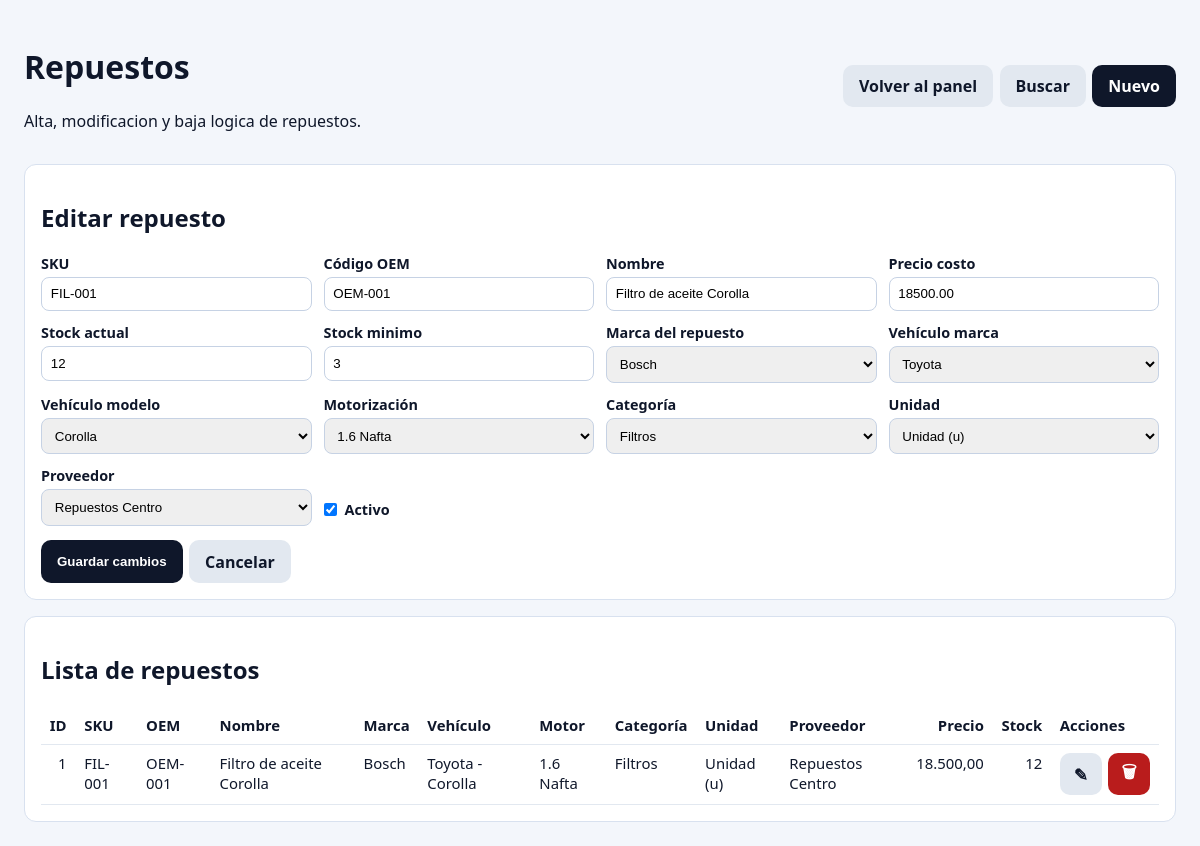
Screenshot of /compras.php?edit=1 (signed in) with the database file from the repository.
### tables this page shows
CREATE TABLE IF NOT EXISTS repuestos (
  id_repuesto INT AUTO_INCREMENT PRIMARY KEY,
  sku VARCHAR(50) NOT NULL UNIQUE,
  cod_oem VARCHAR(100) NULL,
  nombre VARCHAR(150) NOT NULL,
  id_marca INT NULL,
  id_categoria INT NULL,
  id_unidad INT NULL,
  id_ubicacion INT NULL,
  id_proveedor INT NULL,
  stock_actual INT DEFAULT 0,
  stock_minimo INT DEFAULT 5,
  precio_costo DECIMAL(10,2) NULL,
  fecha_ingreso TIMESTAMP NOT NULL DEFAULT CURRENT_TIMESTAMP,
  activo TINYINT(1) DEFAULT 1,
  CONSTRAINT fk_repuestos_marca FOREIGN KEY (id_marca) REFERENCES marcas(id_marca),
  CONSTRAINT fk_repuestos_categoria FOREIGN KEY (id_categoria) REFERENCES categorias(id_categoria),
  CONSTRAINT fk_repuestos_unidad FOREIGN KEY (id_unidad) REFERENCES unidades(id_unidad),
  CONSTRAINT fk_repuestos_proveedor FOREIGN KEY (id_proveedor) REFERENCES proveedores(id_proveedor)
);

CREATE TABLE IF NOT EXISTS marcas (
  id_marca INT AUTO_INCREMENT PRIMARY KEY,
  nombre_marca VARCHAR(100) NOT NULL,
  activo TINYINT(1) DEFAULT 1
);

CREATE TABLE IF NOT EXISTS vehiculos_marcas (
  id_vehiculo_marca INT AUTO_INCREMENT PRIMARY KEY,
  nombre_marca_v VARCHAR(100) NOT NULL,
  activo TINYINT(1) DEFAULT 1
);

CREATE TABLE IF NOT EXISTS vehiculos_modelos (
  id_modelo INT AUTO_INCREMENT PRIMARY KEY,
  id_vehiculo_marca INT NOT NULL,
  nombre_modelo VARCHAR(100) NOT NULL,
  activo TINYINT(1) DEFAULT 1,
  CONSTRAINT fk_vehiculos_modelos_marca FOREIGN KEY (id_vehiculo_marca) REFERENCES vehiculos_marcas(id_vehiculo_marca)
);

CREATE TABLE IF NOT EXISTS motorizaciones (
  id_motorizacion INT AUTO_INCREMENT PRIMARY KEY,
  nombre_motor VARCHAR(100) NOT NULL,
  descripcion VARCHAR(255) NULL,
  activo TINYINT(1) DEFAULT 1
);

CREATE TABLE IF NOT EXISTS categorias (
  id_categoria INT AUTO_INCREMENT PRIMARY KEY,
  nombre_categoria VARCHAR(100) NOT NULL,
  activo TINYINT(1) DEFAULT 1
);

CREATE TABLE IF NOT EXISTS proveedores (
  id_proveedor INT AUTO_INCREMENT PRIMARY KEY,
  razon_social VARCHAR(150) NOT NULL,
  cuit VARCHAR(20) NULL UNIQUE,
  activo TINYINT(1) DEFAULT 1
);

### public/compras.php (the view, shortened to what the rows shown need)
<?php
$projectRoot = dirname(__DIR__);
$error = '';
$showForm = false;
$formMode = 'new';
try {
    $pdo = Database::connect($projectRoot);
} catch (Throwable $e) {
    http_response_code(500);
    echo 'No se pudo conectar a la base de datos: ' . htmlspecialchars($e->getMessage());
    exit;
}
$form = [
    'id_repuesto' => 0,
    'sku' => '',
    'cod_oem' => '',
    'nombre' => '',
    'marca_id' => '',
    'vehiculo_marca_id' => '',
    'vehiculo_modelo_id' => '',
    'motorizacion_id' => '',
    'categoria_id' => '',
    'unidad_id' => '',
    'proveedor_id' => '',
    'precio_costo' => '0',
    'stock_actual' => '0',
    'stock_minimo' => '5',
    'activo' => '1',
];
try {
    $params = [];
    $sqlRepuestos =
        'SELECT r.id_repuesto,
                r.sku,
                r.cod_oem,
                r.nombre,
                r.precio_costo,
                r.stock_actual,
                r.stock_minimo,
                r.activo,
                ma.nombre_marca AS marca,
                vm.nombre_marca_v AS vehiculo_marca,
                vmo.nombre_modelo AS vehiculo_modelo,
                mot.nombre_motor AS motorizacion,
                c.nombre_categoria AS categoria,
                CONCAT(u.nombre_unidad, " (", u.abreviatura, ")") AS unidad,
                p.razon_social AS proveedor
         FROM repuestos r
         LEFT JOIN marcas ma ON ma.id_marca = r.id_marca
         LEFT JOIN categorias c ON c.id_categoria = r.id_categoria
         LEFT JOIN unidades u ON u.id_unidad = r.id_unidad
         LEFT JOIN proveedores p ON p.id_proveedor = r.id_proveedor
         LEFT JOIN compatibilidad_vehiculos cv ON cv.id_repuesto = r.id_repuesto AND cv.activo = 1
         LEFT JOIN vehiculos_modelos vmo ON vmo.id_modelo = cv.id_modelo
         LEFT JOIN vehiculos_marcas vm ON vm.id_vehiculo_marca = vmo.id_vehiculo_marca
         LEFT JOIN motorizaciones mot ON mot.id_motorizacion = cv.id_motorizacion';
    $sqlRepuestos .= ' ORDER BY r.id_repuesto DESC';
    $stmtRepuestos = $pdo->prepare($sqlRepuestos);
    $stmtRepuestos->execute($params);
    $repuestos = $stmtRepuestos->fetchAll();
} catch (Throwable $e) {
    $error = 'No fue posible cargar la pantalla de repuestos: ' . $e->getMessage();
    $repuestos = [];
}
$editId = (int) ($_GET['edit'] ?? 0);
$deleteId = (int) ($_GET['delete'] ?? 0);
$selectedId = $editId > 0 ? $editId : $deleteId;
if ($selectedId > 0 && $error === '') {
    try {
        $stmt = $pdo->prepare(
            'SELECT r.*, cv.id_modelo, cv.id_motorizacion,
                    vm.id_vehiculo_marca
             FROM repuestos r
             LEFT JOIN compatibilidad_vehiculos cv ON cv.id_repuesto = r.id_repuesto AND cv.activo = 1
             LEFT JOIN vehiculos_modelos m ON m.id_modelo = cv.id_modelo
             LEFT JOIN vehiculos_marcas vm ON vm.id_vehiculo_marca = m.id_vehiculo_marca
             WHERE r.id_repuesto = :id_repuesto
             LIMIT 1'
        );
        $stmt->execute(['id_repuesto' => $selectedId]);
        $selected = $stmt->fetch();
        if ($selected) {
            $showForm = true;
            $formMode = $deleteId > 0 ? 'delete' : 'edit';
            $form = [
                'id_repuesto' => (int) $selected['id_repuesto'],
                'sku' => (string) $selected['sku'],
                'cod_oem' => (string) ($selected['cod_oem'] ?? ''),
                'nombre' => (string) $selected['nombre'],
                'marca_id' => (string) ($selected['id_marca'] ?? ''),
                'vehiculo_marca_id' => (string) ($selected['id_vehiculo_marca'] ?? ''),
                'vehiculo_modelo_id' => (string) ($selected['id_modelo'] ?? ''),
                'motorizacion_id' => (string) ($selected['id_motorizacion'] ?? ''),
                'categoria_id' => (string) ($selected['id_categoria'] ?? ''),
                'unidad_id' => (string) ($selected['id_unidad'] ?? ''),
                'proveedor_id' => (string) ($selected['id_proveedor'] ?? ''),
                'precio_costo' => (string) ($selected['precio_costo'] ?? 0),
                'stock_actual' => (string) ($selected['stock_actual'] ?? 0),
                'stock_minimo' => (string) ($selected['stock_minimo'] ?? 5),
                'activo' => (string) $selected['activo'],
            ];
        }
    } catch (Throwable $e) {
        $error = 'No fue posible cargar el repuesto seleccionado: ' . $e->getMessage();
    }
}
?>
<!doctype html>
<html lang="es">
<head>
</head>
<body>
    <?php
    $isDeleteMode = $formMode === 'delete';
    ?>
<div class="container">
    <div class="top">
        <div>
            <h1>Repuestos</h1>
        </div>
    </div>
    <?php if ($showForm): ?>
    <div class="panel">
        <h2>
            <?php if ($isDeleteMode): ?>Confirmar baja de repuesto<?php elseif ((int) $form['id_repuesto'] > 0): ?>Editar repuesto<?php else: ?>Nuevo repuesto<?php endif; ?>
        </h2>
    </div>
    <?php endif; ?>
    <div class="panel">
        <h2>Lista de repuestos</h2>
        <table>
            <thead>
            <tr>
                <th class="num">ID</th>
                <th>SKU</th>
                <th>OEM</th>
                <th>Nombre</th>
                <th>Marca</th>
                <th>Vehículo</th>
                <th>Motor</th>
                <th>Categoría</th>
                <th>Unidad</th>
                <th>Proveedor</th>
                <th class="num">Precio</th>
                <th class="num">Stock</th>
                <th>Acciones</th>
            </tr>
            </thead>
            <tbody>
            <?php if (count($repuestos) === 0): ?>
                <tr>
                    <td colspan="13">No hay repuestos cargados.</td>
                </tr>
            <?php else: ?>
                <?php foreach ($repuestos as $row): ?>
                    <tr>
                        <td class="num"><?= (int) $row['id_repuesto'] ?></td>
                        <td><?= htmlspecialchars((string) $row['sku']) ?></td>
                        <td><?= htmlspecialchars((string) ($row['cod_oem'] ?? '')) ?></td>
                        <td><?= htmlspecialchars((string) $row['nombre']) ?></td>
                        <td><?= htmlspecialchars((string) ($row['marca'] ?? '')) ?></td>
                        <td><?= htmlspecialchars((string) (($row['vehiculo_marca'] ?? '-') . ' - ' . ($row['vehiculo_modelo'] ?? '-'))) ?></td>
                        <td><?= htmlspecialchars((string) ($row['motorizacion'] ?? '-')) ?></td>
                        <td><?= htmlspecialchars((string) ($row['categoria'] ?? '')) ?></td>
                        <td><?= htmlspecialchars((string) ($row['unidad'] ?? '')) ?></td>
                        <td><?= htmlspecialchars((string) ($row['proveedor'] ?? '')) ?></td>
                        <td class="num"><?= number_format((float) ($row['precio_costo'] ?? 0), 2, ',', '.') ?></td>
                        <td class="num"><?= (int) ($row['stock_actual'] ?? 0) ?></td>
                        <td>
                            <div class="table-actions">
                                <a class="btn btn-muted btn-icon" href="/compras.php?edit=<?= (int) $row['id_repuesto'] ?>" title="Editar" aria-label="Editar">
                                    &#9998;
                                </a>
                                <?php if ((int) $row['activo'] === 1): ?>
                                    <a class="btn btn-danger btn-icon" href="/compras.php?delete=<?= (int) $row['id_repuesto'] ?>" title="Dar de baja" aria-label="Dar de baja">
                                        &#128465;
                                    </a>
                                <?php endif; ?>
                            </div>
                        </td>
                    </tr>
                <?php endforeach; ?>
            <?php endif; ?>
            </tbody>
        </table>
    </div>
</div>
</body>
</html>

### rows the page displays
repuestos: id_repuesto "1", sku "FIL-001", cod_oem "OEM-001", nombre "Filtro de aceite Corolla", id_marca.nombre_marca "Bosch", vehiculos_marcas.nombre_marca_v "Toyota - Corolla", motorizaciones.nombre_motor "1.6 Nafta", id_categoria.nombre_categoria "Filtros", unidad "Unidad (u)", id_proveedor.razon_social "Repuestos Centro", precio_costo "18.500,00", stock_actual "12"

### other values shown
form field marca_id "Bosch"
form field vehiculo_marca_id "Toyota"
form field vehiculo_modelo_id "Corolla"
form field motorizacion_id "1.6 Nafta"
form field categoria_id "Filtros"
form field unidad_id "Unidad (u)"
form field proveedor_id "Repuestos Centro"
